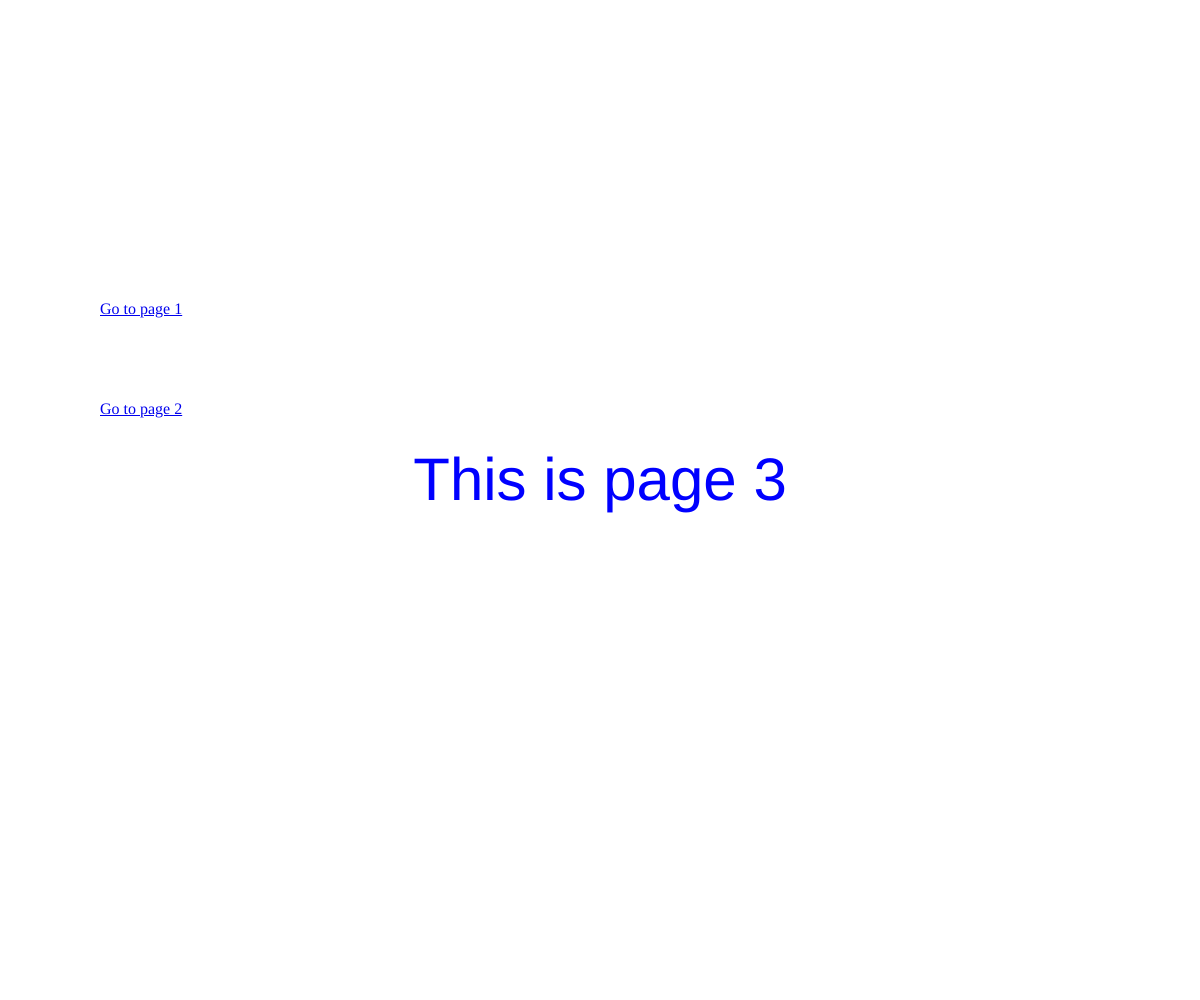
Frame 1 (no input)
Frame 60 (no input): identical to frame 1, image omitted
Frame 120 (the mouse pressed at the canvas centre since frame 60): identical to frame 1, image omitted

The p5.js sketch that drew this single still picture (run headless with seeded random() and noise() and a simulated clock; from frame 60 on, the mouse is pressed at the canvas centre):

// p5.js sketch
// ── sketch.js
/* This file redirects users to page 1 or 3*/

function setup() {

    createCanvas(windowWidth, windowHeight);

    textSize(60);
    textAlign(CENTER);
    fill(0,0,255);

    text("This is page 3", windowWidth/2, windowHeight/2);

    let page1 = createA('/../index.html', 'Go to page 1');
    page1.position(100, 300);
    let page2 = createA('/../_pageTwo/index.html', 'Go to page 2');
    page2.position(100, 400);
  
  }
  
  function draw() {
  
  
  }
  
  function windowResized() { // this function detects when the window is moved, and resizes the canvas
  
    resizeCanvas(windowWidth, windowHeight); 
  
  }
